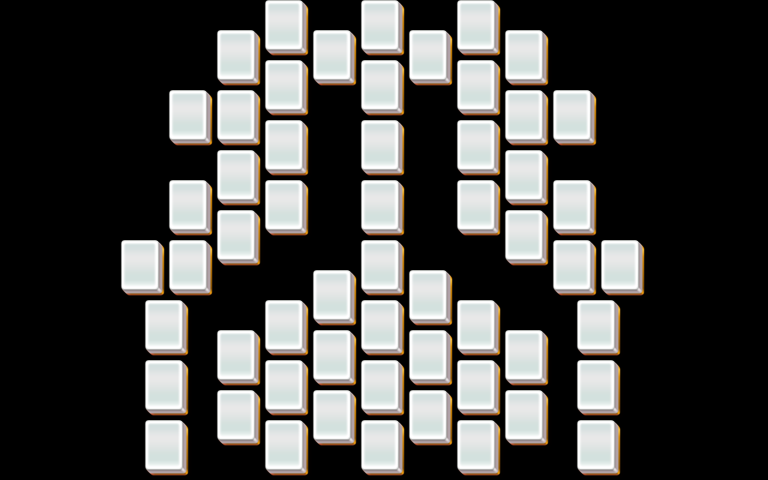

Below is a game level as drawn by its tile map, then a one-line description and the .tmx that defines it (tile-layer data replaced by summaries):
An orthogonal 32x16 tile map with 24x30 px tiles, 5 tile layers (layer1, layer2, layer3, layer4, ...).

<map version="1.0" orientation="orthogonal" width="32" height="16" tilewidth="24" tileheight="30">
 <properties>
  <property name="species" value="20" />
 </properties>
 <tileset firstgid="1" name="mahjong" tilewidth="48" tileheight="60">
  <image source="mahjong.png" width="48" height="60" />
 </tileset>
 <layer name="layer1" width="32" height="16">
  <data>[512 cells, 56 non-empty, 1 distinct tile ids]</data>
 </layer>
 <layer name="layer2" width="32" height="16">
  <data>[512 cells, 56 non-empty, 1 distinct tile ids]</data>
 </layer>
 <layer name="layer3" width="32" height="16">
  <data>[512 cells, 0 non-empty, 0 distinct tile ids]</data>
 </layer>
 <layer name="layer4" width="32" height="16">
  <data>[512 cells, 0 non-empty, 0 distinct tile ids]</data>
 </layer>
 <layer name="layer5" width="32" height="16">
  <data>[512 cells, 0 non-empty, 0 distinct tile ids]</data>
 </layer>
</map>
